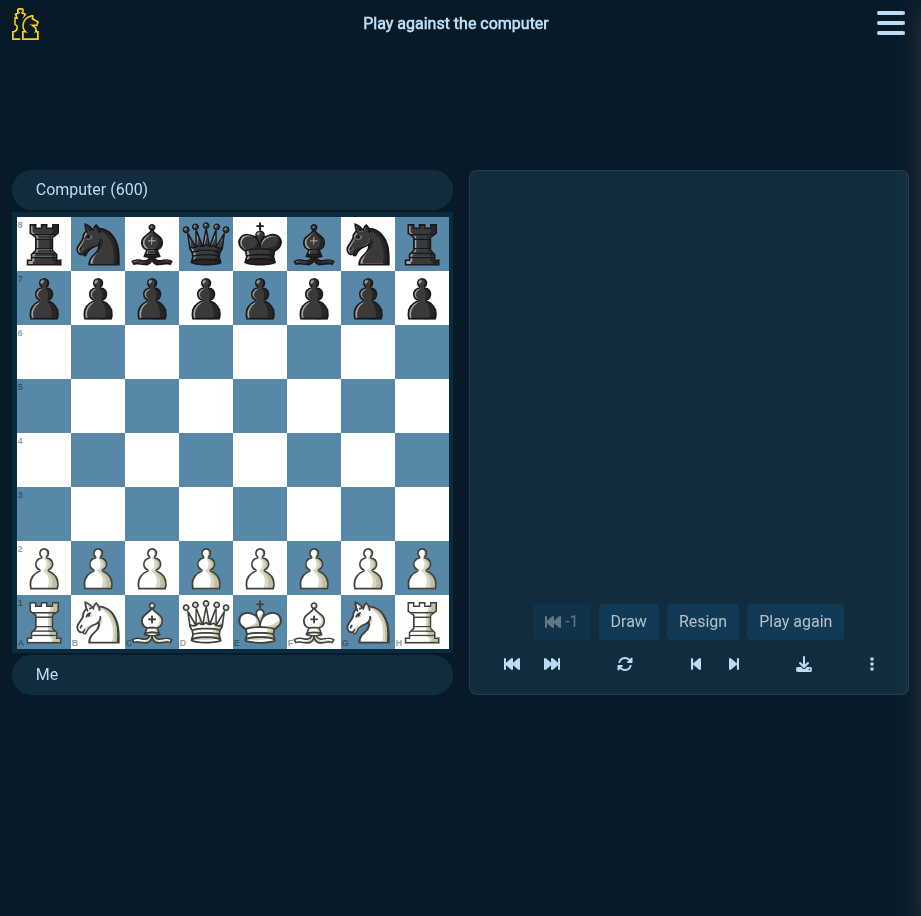
#> input picture Chess-Free-🕹️-Play-on-CrazyGames-09-14-2026_01_15_PM.png, 921 x 916 px
$ python board_tracker.py --image 'Chess-Free-🕹️-Play-on-CrazyGames-09-14-2026_01_15_PM.png'
#> lines starting #> are read from the running program, lines starting #| are printed output that depends on the picture; after the words box and inside, x2 and y2 are one past the last pixel; in counts of white or black regions, pixels touching at a corner belong together
### detect_chessboard.py
"""
Eksperimen 1: Deteksi papan catur di layar.
- Screenshot layar pake mss
- Deteksi pake OpenCV (findChessboardCorners + deteksi grid kotak)
- Kalau ketemu: print "PAPAN CATUR TERDETEKSI!"

Cara pakai:
  .venv/bin/python detect_chessboard.py --once        # cek sekali
  .venv/bin/python detect_chessboard.py --loop        # cek terus tiap 1 detik
  .venv/bin/python detect_chessboard.py --test        # test pakai gambar sintetis
  .venv/bin/python detect_chessboard.py --image foto.png  # test pakai file gambar
  .venv/bin/python detect_chessboard.py --loop --show # tampilkan jendela preview
"""

import argparse
import time
import sys

import cv2
import numpy as np


# Pola yang umum untuk papan kalibrasi / papan catur polos.
# (7,7) = papan 8x8 kotak -> 7x7 sudut dalam. Ini yang paling standar.
CHESSBOARD_PATTERNS = [(7, 7), (8, 8), (7, 5), (5, 5), (6, 6), (9, 6)]


# [19 lines left out: function detect_classic_pattern, not called in this run]


def _cluster_lines(positions, tol=8):
    """Kelompokkan posisi garis yang berdekatan (satu garis fisik
    sering terdeteksi sebagai beberapa segmen)."""
    positions = sorted(positions)
    groups = []
    for p in positions:
        if groups and p - groups[-1][-1] <= tol:
            groups[-1].append(p)
        else:
            groups.append([p])
    return [sum(g) / len(g) for g in groups]


def _find_grid_lines(gray):
    """Ekstraksi garis grid horizontal/vertikal. Return (h_lines, v_lines)
    berupa posisi piksel yang sudah di-cluster. Dipakai detect_grid_board
    dan board_tracker (biar tidak duplikasi logika)."""
    h, w = gray.shape
    blurred = cv2.GaussianBlur(gray, (5, 5), 0)
    edges = cv2.Canny(blurred, 50, 150)

    lines = cv2.HoughLinesP(
        edges, 1, np.pi / 180,
        threshold=max(50, min(h, w) // 8),
        minLineLength=max(80, int(min(h, w) * 0.2)),
        maxLineGap=15,
    )
    if lines is None:
        return [], []

    hors, vers = [], []  # posisi y garis horizontal / posisi x garis vertikal
    for x1, y1, x2, y2 in lines.reshape(-1, 4):
        dx, dy = abs(int(x2) - int(x1)), abs(int(y2) - int(y1))
        length = (dx ** 2 + dy ** 2) ** 0.5
        if dx > dy * 5 and length > w * 0.15:
            hors.append((int(y1) + int(y2)) / 2)
        elif dy > dx * 5 and length > h * 0.15:
            vers.append((int(x1) + int(x2)) / 2)

    return _cluster_lines(hors), _cluster_lines(vers)


def _run_step(positions, tol_ratio=0.3):
    """Median spasi dari rangkaian reguler terpanjang. Return (step, n_garis).
    n_garis = jumlah garis dalam run (9 = papan utuh)."""
    pos = sorted(positions)
    if len(pos) < 2:
        return 0.0, len(pos)
    diffs = np.diff(pos)
    med = float(np.median(diffs))
    if med <= 0:
        return 0.0, len(pos)
    ok = [abs(d - med) <= tol_ratio * med for d in diffs]
    best, cur = 1, 1
    for good in ok:
        cur = cur + 1 if good else 1
        best = max(best, cur)
    # step dihitung ulang dari run terpanjang biar tidak kepengaruh outlier
    return med, best


def _fit_grid(lines, step, tol=8, need=7):
    """Cocokkan 9 garis grid (8*step) ke posisi terdeteksi.

    Tiap garis terdeteksi dicoba sebagai tepi atas maupun tepi bawah.
    Return (skor 0..9, y0) terbaik; skor = jumlah dari 9 posisi ideal
    yang ada garis dekatnya. Butuh skor >= need."""
    if step <= 0 or not lines:
        return 0, 0.0
    best = (0, 0.0)
    for anchor in lines:
        for y0 in (anchor, anchor - 8 * step):
            grid = [y0 + i * step for i in range(9)]
            score = sum(1 for g in grid
                        if any(abs(l - g) <= tol for l in lines))
            if score > best[0]:
                best = (score, y0)
    return best if best[0] >= need else (best[0], None)


def _strip_lines(bgr, axis, lo, hi, margin=12):
    """Deteksi ulang garis sumbu lawan di dalam strip [lo, hi] + margin.
    axis='v' -> garis vertikal papan diketahui, cari garis horizontal
    di strip vertikal x∈[lo,hi]. Return (cross_lines, cross_step, cross_n)."""
    h, w = bgr.shape[:2]
    gray = cv2.cvtColor(bgr, cv2.COLOR_BGR2GRAY)
    if axis == "v":
        x0, x1 = max(0, int(lo - margin)), min(w, int(hi + margin))
        strip = gray[:, x0:x1]
    else:
        y0, y1 = max(0, int(lo - margin)), min(h, int(hi + margin))
        strip = gray[y0:y1, :]
    lines_h, lines_v = _find_grid_lines(strip)
    cross = lines_h if axis == "v" else lines_v
    step, n = _run_step(cross)
    return cross, step, n


def find_board_corners(bgr):
    """Cari sudut papan (tl, tr, br, bl) sebagai float32 (4,2).
    Return None kalau tidak ada grid 8x8 yang valid.

    Strateginya: pakai sumbu terkuat sebagai jangkar (butuh run >=7
    garis), lalu deteksi ulang sumbu lawan di dalam strip + cocokkan
    grid 9 garis (toleransi 2 garis hilang karena oklusi).
    Terakhir wajib kotak persegi (aspek 0.88..1.12)."""
    h, w = bgr.shape[:2]
    gray = cv2.cvtColor(bgr, cv2.COLOR_BGR2GRAY)
    h_lines, v_lines = _find_grid_lines(gray)
    h_step, h_n = _run_step(h_lines)
    v_step, v_n = _run_step(v_lines)

    cands = []
    if v_n >= 7:
        cands.append(("v", v_lines, v_step))
    if h_n >= 7:
        cands.append(("h", h_lines, h_step))
    # coba jangkar terkuat dulu
    cands.sort(key=lambda c: _run_step(c[1])[1], reverse=True)

    for axis, anchor_lines, step in cands:
        score_a, edge_a = _fit_grid(anchor_lines, step)
        if edge_a is None:
            continue
        lo_a, hi_a = edge_a, edge_a + 8 * step
        cross, _, _ = _strip_lines(bgr, axis, lo_a, hi_a)
        score_c, edge_c = _fit_grid(cross, step)
        if edge_c is None:
            continue
        lo_c, hi_c = edge_c, edge_c + 8 * step
        # wajib persegi (toleransi 12%)
        wa, wb = hi_a - lo_a, hi_c - lo_c
        if not (0.88 <= wa / max(wb, 1e-9) <= 1.12):
            continue
        if wa * wb < h * w * 0.03:
            continue
        if axis == "v":
            x0, x1, y0, y1 = lo_a, hi_a, lo_c, hi_c
        else:
            x0, x1, y0, y1 = lo_c, hi_c, lo_a, hi_a
        return np.array([[x0, y0], [x1, y0], [x1, y1], [x0, y1]],
                        dtype=np.float32)
    return None


# [197 lines left out: functions detect_grid_board, is_chessboard, grab_screen, make_synthetic_board, make_random_image, check_and_report and 1 more, not called in this run]


# [2 lines that do not run on import are left out]

### board_tracker.py
"""
Eksperimen 2: Board tracker realtime.
- Deteksi papan SEKALI (pakai Hough dari detect_chessboard)
- Sesudahnya capture CROP area papan via grim (cepat, ~50ms)
- Warp ke top-down 8x8 + overlay grid + label kotak + FPS

Cara pakai:
  .venv/bin/python board_tracker.py --calibrate
      # deteksi papan di layar, print sudut + simpan ke board.json
  .venv/bin/python board_tracker.py --show
      # live preview overlay (Q / Ctrl+C untuk keluar)
  .venv/bin/python board_tracker.py --show --seconds 10
      # live preview 10 detik (buat ukur FPS stabil)
  .venv/bin/python board_tracker.py --image foto.png --save-warp warp.png
      # test pipeline di file statis (tanpa butuh papan terbuka)
"""

import argparse
import json
import subprocess
import sys
import time

import cv2
import numpy as np

from detect_chessboard import find_board_corners

WARP_SIZE = 480
BOARD_FILE = "board.json"


# [29 lines left out: function capture_ppm, not called in this run]


def order_corners(corners):
    """Urutkan 4 titik jadi (tl, tr, br, bl)."""
    c = np.asarray(corners, dtype=np.float32).reshape(4, 2)
    s, d = c.sum(axis=1), np.diff(c, axis=1).ravel()
    return np.array([c[np.argmin(s)], c[np.argmin(d)],
                     c[np.argmax(s)], c[np.argmax(d)]], dtype=np.float32)


def warp_board(frame, corners, size=WARP_SIZE):
    """Warp area papan ke tampak atas size x size."""
    src = order_corners(corners)
    dst = np.array([[0, 0], [size, 0], [size, size], [0, size]],
                   dtype=np.float32)
    m = cv2.getPerspectiveTransform(src, dst)
    return cv2.warpPerspective(frame, m, (size, size)), m


def square_centers_screen(corners, white_bottom=True):
    """Pusat 64 kotak dalam koordinat layar. Return dict 'e2' -> (x, y).

    white_bottom=True: baris 1 di bawah (sudut bl). Kalau papan
    dibalik (hitam di bawah), pakai white_bottom=False.
    """
    tl, tr, br, bl = order_corners(corners)
    centers = {}
    files = "abcdefgh" if white_bottom else "hgfedcba"
    for r in range(8):      # r=0 -> baris atas papan di layar
        for f in range(8):  # f=0 -> kolom kiri papan di layar
            fr, fc = (r + 0.5) / 8, (f + 0.5) / 8
            top = tl + (tr - tl) * fc
            bot = bl + (br - bl) * fc
            x, y = top + (bot - top) * fr
            rank = 8 - r if white_bottom else r + 1
            centers[f"{files[f]}{rank}"] = (float(x), float(y))
    return centers


def draw_overlay(warped, white_bottom=True, coords=True):
    """Gambar grid + label file/rank di atas citra warp.
    coords=False bila situsnya sudah mencetak koordinat sendiri
    (biar tidak dobel, misal dipakai render_window)."""
    s = warped.shape[0]
    cell = s / 8
    vis = warped.copy()
    files = "abcdefgh" if white_bottom else "hgfedcba"
    for i in range(9):
        p = int(round(i * cell))
        cv2.line(vis, (p, 0), (p, s), (0, 255, 0), 1)
        cv2.line(vis, (0, p), (s, p), (0, 255, 0), 1)
    if not coords:
        return vis
    for r in range(8):
        rank = 8 - r if white_bottom else r + 1
        cv2.putText(vis, str(rank), (4, int((r + 0.5) * cell) + 5),
                    cv2.FONT_HERSHEY_SIMPLEX, 0.5, (0, 200, 255), 1)
    for f in range(8):
        cv2.putText(vis, files[f], (int((f + 0.5) * cell) - 5, s - 6),
                    cv2.FONT_HERSHEY_SIMPLEX, 0.5, (0, 200, 255), 1)
    return vis


# [127 lines left out: functions calibrate, load_board, maybe_recalibrate, roi_for, run_live, not called in this run]


def run_image(path, save_warp=None, white_bottom=True):
    img = cv2.imread(path)
    if img is None:
        print(f"Gagal baca {path}", file=sys.stderr)
        return 1
    corners = find_board_corners(img)
    if corners is None:
        print("❌ papan tidak ketemu di gambar.")
        return 1
    print(f"✅ corners: {corners.tolist()}")
    warped, _ = warp_board(img, corners)
    vis = draw_overlay(warped, white_bottom)
    centers = square_centers_screen(corners, white_bottom)
    print(f"Pusat e2: {centers['e2']}, e7: {centers['e7']}")
    if save_warp:
        cv2.imwrite(save_warp, vis)
        print(f"Warp + overlay disimpan: {save_warp}")
    else:
        cv2.imshow("Warp test (tutup untuk keluar)", vis)
        cv2.waitKey(0)
        cv2.destroyAllWindows()
    return 0


def main():
    ap = argparse.ArgumentParser(description="Board tracker realtime")
    ap.add_argument("--calibrate", action="store_true")
    ap.add_argument("--show", action="store_true")
    ap.add_argument("--seconds", type=float, default=0)
    ap.add_argument("--image", type=str, default=None)
    ap.add_argument("--save-warp", type=str, default=None)
    ap.add_argument("--board", type=str, default=BOARD_FILE)
    ap.add_argument("--black-bottom", action="store_true",
                    help="papan dibalik (hitam di bawah)")
    args = ap.parse_args()
    white_bottom = not args.black_bottom

    if args.calibrate:
        return 0 if calibrate(args.board) is not None else 1
    if args.image:
        return run_image(args.image, args.save_warp, white_bottom)
#> in run_image, img is the input picture: shape (916, 921, 3); mean B, G, R 82, 67.6, 45.9
#> in find_board_corners, `gray = cv2.cvtColor(bgr, cv2.COLOR_BGR2GRAY)`:
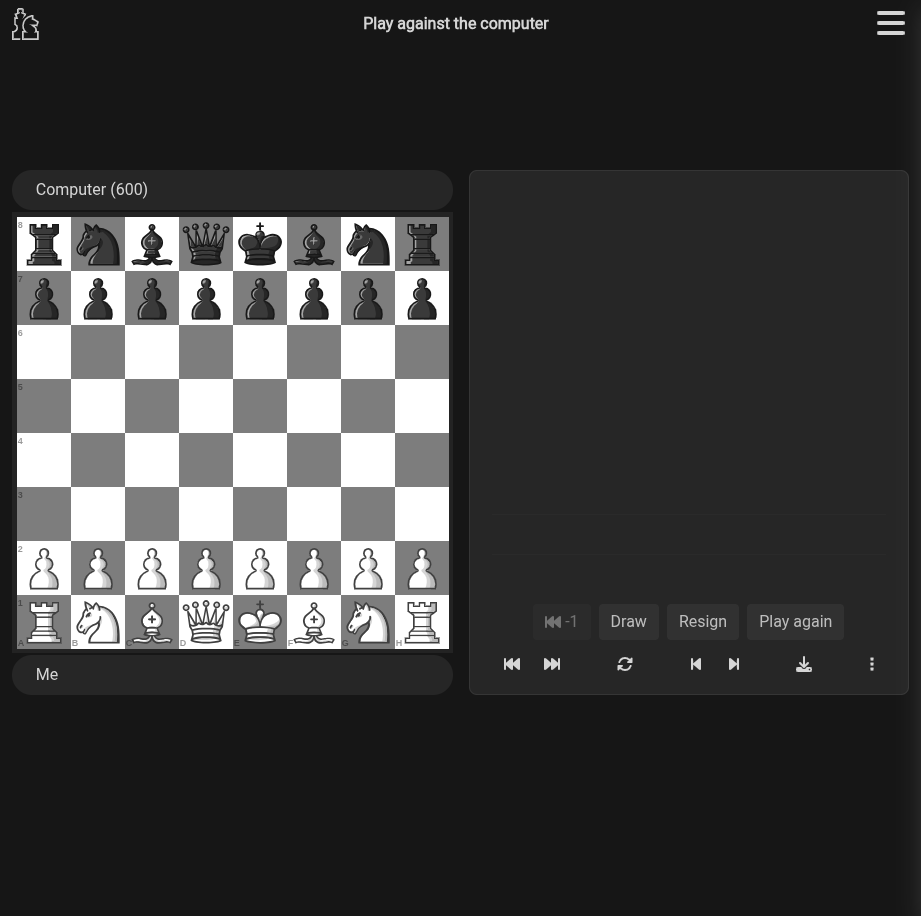
#> gray: shape (916, 921); min 22, max 255, mean 62.7
#> in _find_grid_lines, `edges = cv2.Canny(blurred, 50, 150)`:
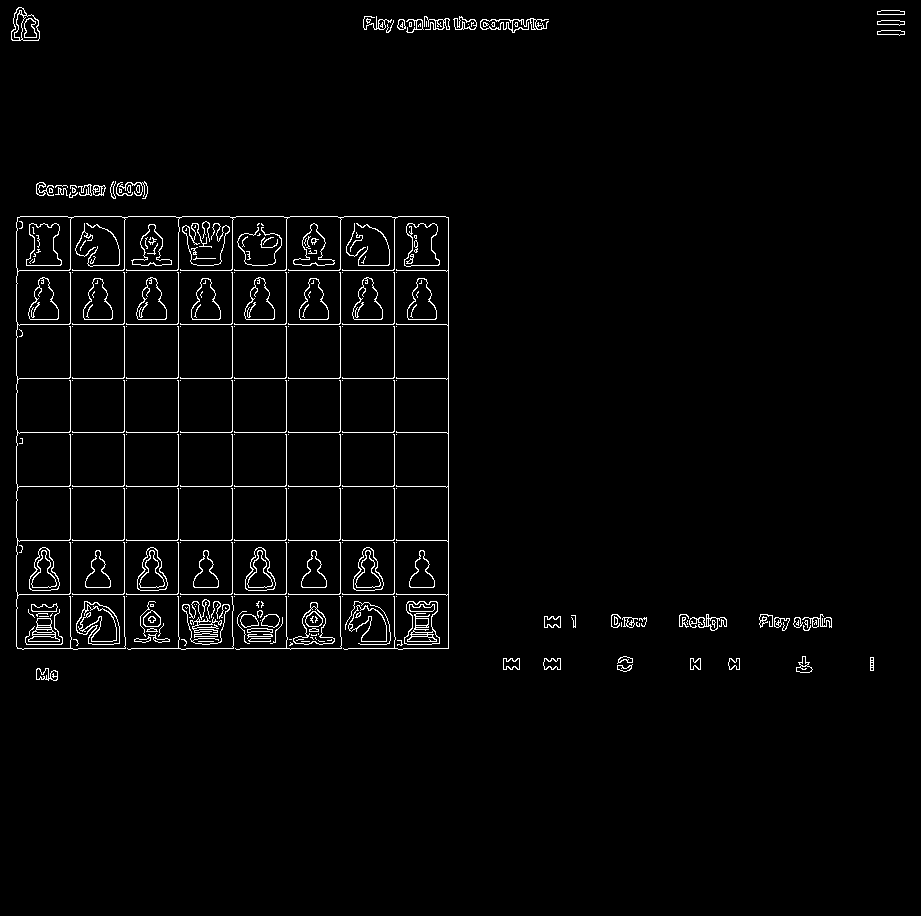
#> edges: shape (916, 921); 2.4% white in thin lines or dots, all inside (x1, y1, x2, y2) = (11, 7, 905, 681)
#> in _find_grid_lines, `lines = cv2.HoughLinesP( edges, 1, np.pi / 180, threshold=max(50, min(..`: lines = 20 rows, first 6: [17, 378, 448, 378], [17, 432, 448, 432], [17, 270, 448, 270], [17, 486, 448, 486], [286, 648, 286, 217], [70, 648, 70, 217]
#> the loop in _find_grid_lines, `for x1, y1, x2, y2 in lines.reshape(-1, 4):` made 20 passes
#> (x1, y1, x2, y2, dx, dy, length) on passes 1 to 12: (17, 378, 448, 378, 431, 0, 431), (17, 432, 448, 432, 431, 0, 431), (17, 270, 448, 270, 431, 0, 431), (17, 486, 448, 486, 431, 0, 431), (286, 648, 286, 217, 0, 431, 431), (70, 648, 70, 217, 0, 431, 431), (448, 648, 448, 217, 0, 431, 431), (232, 648, 232, 217, 0, 431, 431), (340, 648, 340, 217, 0, 431, 431), (17, 540, 446, 540, 429, 0, 429), (124, 648, 124, 217, 0, 431, 431), (17, 648, 447, 648, 430, 0, 430)
#> after the loop in _find_grid_lines, `for x1, y1, x2, y2 in lines.reshape(-1, 4):`: hors = [378, 432, 270, 486, 540, 648, 594, 324, 216, 641, 19]; vers = [286, 70, 448, 232, 340, 124, 178, 394, 16]
#> in _cluster_lines, `positions = sorted(positions)`: positions = [19, 216, 270, 324, 378, 432, 486, 540, 594, 641, 648]
#> the loop in _cluster_lines, `for p in positions:` made 11 passes
#> p on passes 1 to 11: 19, 216, 270, 324, 378, 432, 486, 540, 594, 641, 648
#> after the loop in _cluster_lines, `for p in positions:`: groups = [[19], [216], [270], [324], [378], [432], [486], [540], [594], [641, 648]]
#> the loop in _cluster_lines (call 2), `for p in positions:` made 9 passes
#> p on passes 1 to 9: 16, 70, 124, 178, 232, 286, 340, 394, 448
#> in find_board_corners, `h_lines, v_lines = _find_grid_lines(gray)`: h_lines = [19, 216, 270, 324, 378, 432, 486, 540, 594, 644.5]; v_lines = [16, 70, 124, 178, 232, 286, 340, 394, 448]
#> in _run_step, `pos = sorted(positions)`: pos has the same summary as h_lines in find_board_corners
#> in _run_step, `diffs = np.diff(pos)`: diffs = [197, 54, 54, 54, 54, 54, 54, 54, 50.5]
#> in _run_step, `med = float(np.median(diffs))`: med = 54
#> in _run_step, `ok = [abs(d - med) <= tol_ratio * med for d in diffs]`: ok = [False, True, True, True, True, True, True, True, True]
#> the loop in _run_step, `for good in ok:` made 9 passes
#> in find_board_corners, `h_step, h_n = _run_step(h_lines)`: h_step = 54; h_n = 9
#> the loop in _run_step (call 2), `for good in ok:` made 8 passes
#> in find_board_corners, `v_step, v_n = _run_step(v_lines)`: v_step = 54; v_n = 9
#> the loop in find_board_corners, `for axis, anchor_lines, step in cands:` made 1 pass
#> (axis, anchor_lines, score_a, edge_a, lo_a, hi_a) on pass 1: ('v', [16, 70, 124, 178, 232, 286, 340, 394, 448], 9, 16, 16, 448)
#> pass 1, in _strip_lines, `strip = gray[:, x0:x1]`:
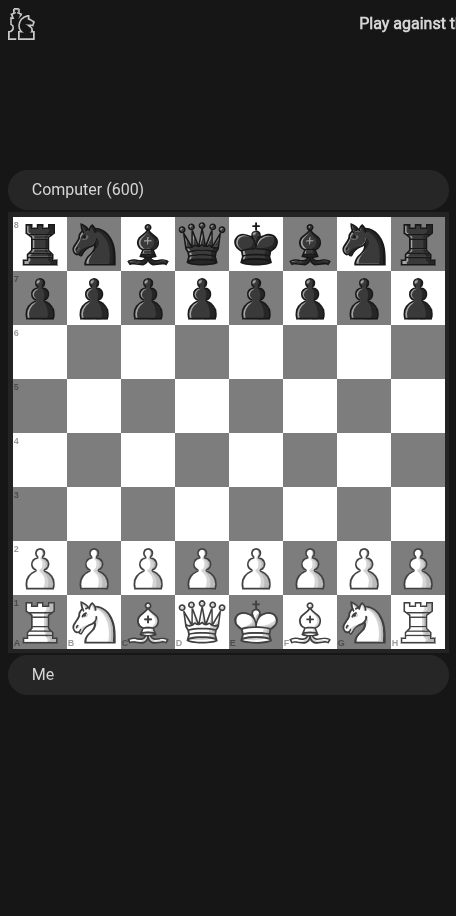
#> strip: shape (916, 456); min 22, max 255, mean 93.9
#> pass 1, in _find_grid_lines (call 2), `edges = cv2.Canny(blurred, 50, 150)`:
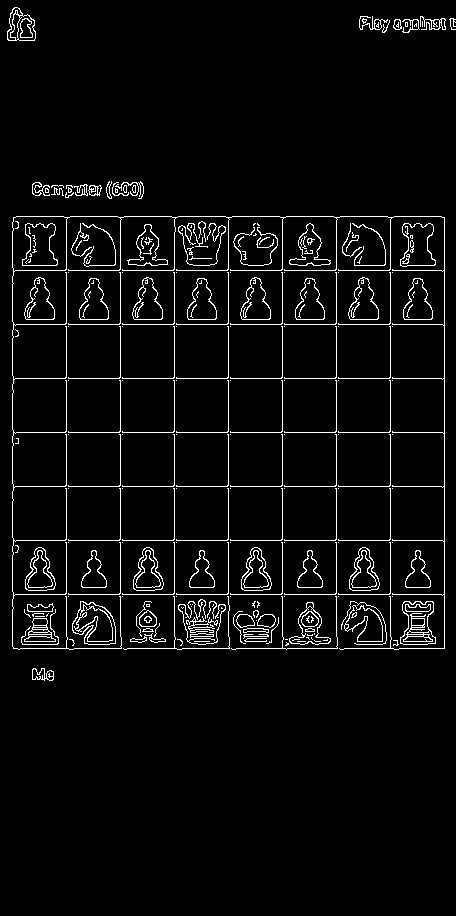
#> edges: shape (916, 456); 4.3% white in thin lines or dots, all inside (x1, y1, x2, y2) = (7, 7, 456, 681)
#> in run_image, `corners = find_board_corners(img)`: corners = [[16, 216], [448, 216], [448, 648], [16, 648]]
#| ✅ corners: [[16.0, 216.0], [448.0, 216.0], [448.0, 648.0], [16.0, 648.0]]
#> in order_corners, `s, d = c.sum(axis=1), np.diff(c, axis=1).ravel()`: s = [232, 664, 1096, 664]; d = [200, -232, 200, 632]
#> in warp_board, `src = order_corners(corners)`: src = [[16, 216], [448, 216], [448, 648], [16, 648]]
#> in warp_board, `m = cv2.getPerspectiveTransform(src, dst)`: m = [[1.11, -2.31e-18, -17.78], [-6.34e-17, 1.11, -240], [-2.74e-19, 8.57e-21, 1]]
#> after the loop in draw_overlay, `for i in range(9):`:
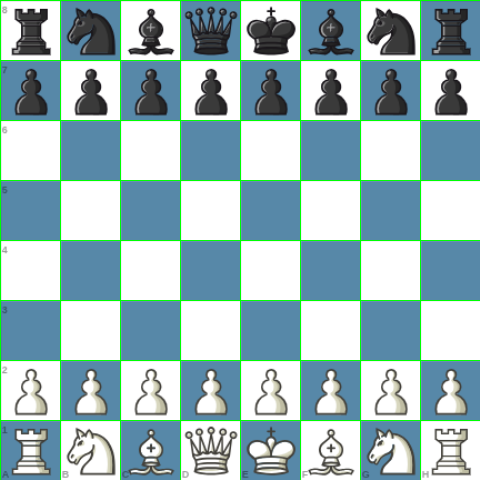
#> vis: shape (480, 480, 3); mean B, G, R 188.9, 184.7, 156.5
#> after the loop in draw_overlay, `for r in range(8):`:
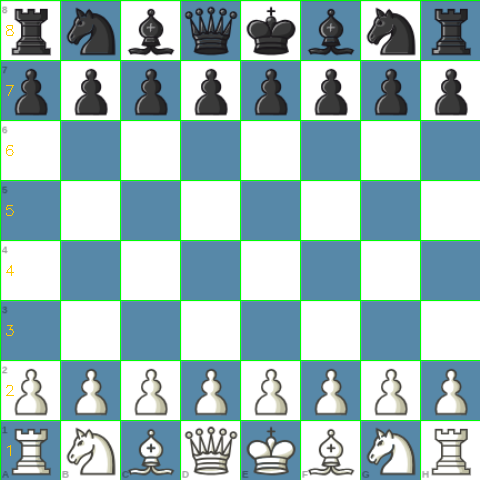
#> vis: shape (480, 480, 3); 0.08% of pixels changed, all inside (x1, y1, x2, y2) = (6, 25, 14, 456)
#> after the loop in draw_overlay, `for f in range(8):`:
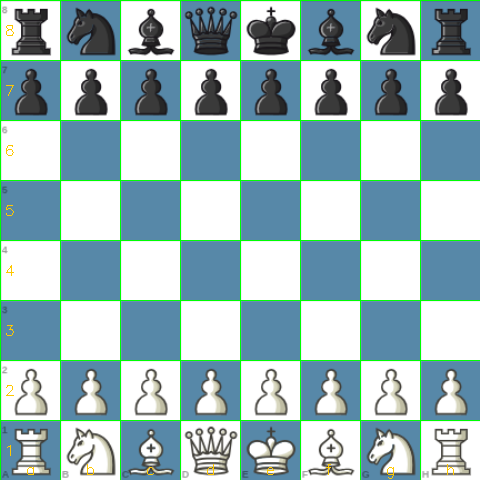
#> vis: shape (480, 480, 3); 0.08% of pixels changed, all inside (x1, y1, x2, y2) = (27, 464, 454, 479)
#> in square_centers_screen, `tl, tr, br, bl = order_corners(corners)`: tl = [16, 216]; tr = [448, 216]; br = [448, 648]; bl = [16, 648]
#> after the loop in square_centers_screen, `for r in range(8):`: centers = 64 items
#| Pusat e2: (259.0, 567.0), e7: (259.0, 297.0)
    # default live
    try:
        load_board(args.board)
    except FileNotFoundError:
        print(f"Belum ada {args.board}, kalibrasi dulu...")
        if calibrate(args.board) is None:
            return 1
    run_live(args.board, args.seconds, white_bottom)
    return 0


if __name__ == "__main__":
    raise SystemExit(main())
#> (the program exits here)
